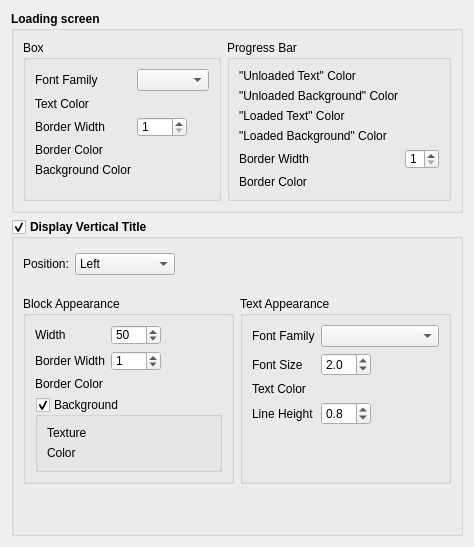
      <widget class="QWidget" name="tab_Misc">
       <attribute name="title">
        <string>Misc</string>
       </attribute>
       <layout class="QVBoxLayout" name="verticalLayout_4">
        <item>
         <widget class="QGroupBox" name="groupBox_LoadingBar">
          <property name="font">
           <font>
            <weight>75</weight>
            <bold>true</bold>
           </font>
          </property>
          <property name="title">
           <string>Loading screen</string>
          </property>
          <layout class="QHBoxLayout" name="horizontalLayout_2">
           <item>
            <widget class="QGroupBox" name="groupBox_Box">
             <property name="font">
              <font>
               <weight>50</weight>
               <bold>false</bold>
              </font>
             </property>
             <property name="title">
              <string>Box</string>
             </property>
             <layout class="QHBoxLayout" name="horizontalLayout_3">
              <item>
               <layout class="QFormLayout" name="formLayout_2">
                <property name="fieldGrowthPolicy">
                 <enum>QFormLayout::AllNonFixedFieldsGrow</enum>
                </property>
                <item row="0" column="0">
                 <widget class="QLabel" name="label_Box_FontFamily">
                  <property name="text">
                   <string>Font Family</string>
                  </property>
                 </widget>
                </item>
                <item row="1" column="0">
                 <widget class="QLabel" name="label_Box_TextColor">
                  <property name="text">
                   <string>Text Color</string>
                  </property>
                 </widget>
                </item>
                <item row="1" column="1">
                 <widget class="CColorPicker" name="cColorPicker_Box_TextColor"/>
                </item>
                <item row="3" column="0">
                 <widget class="QLabel" name="label_Box_BorderWidth">
                  <property name="text">
                   <string>Border Width</string>
                  </property>
                 </widget>
                </item>
                <item row="3" column="1">
                 <widget class="QSpinBox" name="spinBox_Box_BorderWidth">
                  <property name="maximumSize">
                   <size>
                    <width>50</width>
                    <height>20</height>
                   </size>
                  </property>
                  <property name="minimum">
                   <number>1</number>
                  </property>
                  <property name="maximum">
                   <number>9</number>
                  </property>
                  <property name="value">
                   <number>1</number>
                  </property>
                 </widget>
                </item>
                <item row="4" column="0">
                 <widget class="QLabel" name="label_Box_BorderColor">
                  <property name="text">
                   <string>Border Color</string>
                  </property>
                 </widget>
                </item>
                <item row="4" column="1">
                 <widget class="CColorPicker" name="cColorPicker_Box_BorderColor"/>
                </item>
                <item row="5" column="0">
                 <widget class="QLabel" name="label_Box_BackgroundColor">
                  <property name="text">
                   <string>Background Color</string>
                  </property>
                 </widget>
                </item>
                <item row="5" column="1">
                 <widget class="CColorPicker" name="cColorPicker_Box_BackgroundColor"/>
                </item>
                <item row="0" column="1">
                 <widget class="QComboBox" name="comboBox_Box_FontFamily"/>
                </item>
               </layout>
              </item>
             </layout>
            </widget>
           </item>
           <item>
            <widget class="QGroupBox" name="groupBox_ProgressBar">
             <property name="font">
              <font>
               <weight>50</weight>
               <bold>false</bold>
              </font>
             </property>
             <property name="title">
              <string>Progress Bar</string>
             </property>
             <layout class="QHBoxLayout" name="horizontalLayout_4">
              <item>
               <layout class="QFormLayout" name="formLayout_3">
                <property name="fieldGrowthPolicy">
                 <enum>QFormLayout::AllNonFixedFieldsGrow</enum>
                </property>
                <item row="0" column="0">
                 <widget class="QLabel" name="label_ProgressBar_UnloadedTextColor">
                  <property name="text">
                   <string>&quot;Unloaded Text&quot; Color</string>
                  </property>
                 </widget>
                </item>
                <item row="0" column="1">
                 <widget class="CColorPicker" name="cColorPicker_ProgressBar_UnloadedTextColor"/>
                </item>
                <item row="1" column="0">
                 <widget class="QLabel" name="label_ProgressBar_UnloadedBackgroundColor">
                  <property name="text">
                   <string>&quot;Unloaded Background&quot; Color</string>
                  </property>
                 </widget>
                </item>
                <item row="1" column="1">
                 <widget class="CColorPicker" name="cColorPicker_ProgressBar_UnloadedBackgroundColor"/>
                </item>
                <item row="2" column="0">
                 <widget class="QLabel" name="label_ProgressBar_LoadedTextColor">
                  <property name="text">
                   <string>&quot;Loaded Text&quot; Color</string>
                  </property>
                 </widget>
                </item>
                <item row="2" column="1">
                 <widget class="CColorPicker" name="cColorPicker_ProgressBar_LoadedTextColor"/>
                </item>
                <item row="3" column="0">
                 <widget class="QLabel" name="label_ProgressBar_LoadedBackgroundColor">
                  <property name="text">
                   <string>&quot;Loaded Background&quot; Color</string>
                  </property>
                 </widget>
                </item>
                <item row="3" column="1">
                 <widget class="CColorPicker" name="cColorPicker_ProgressBar_LoadedBackgroundColor"/>
                </item>
                <item row="4" column="0">
                 <widget class="QLabel" name="label_ProgressBar_BorderWidth">
                  <property name="text">
                   <string>Border Width</string>
                  </property>
                 </widget>
                </item>
                <item row="4" column="1">
                 <widget class="QSpinBox" name="spinBox_ProgressBar_BorderWidth">
                  <property name="maximumSize">
                   <size>
                    <width>50</width>
                    <height>20</height>
                   </size>
                  </property>
                  <property name="minimum">
                   <number>1</number>
                  </property>
                  <property name="maximum">
                   <number>9</number>
                  </property>
                  <property name="value">
                   <number>1</number>
                  </property>
                 </widget>
                </item>
                <item row="5" column="0">
                 <widget class="QLabel" name="label_ProgressBar_BorderColor">
                  <property name="text">
                   <string>Border Color</string>
                  </property>
                 </widget>
                </item>
                <item row="5" column="1">
                 <widget class="CColorPicker" name="cColorPicker_ProgressBar_BorderColor"/>
                </item>
               </layout>
              </item>
             </layout>
            </widget>
           </item>
          </layout>
         </widget>
        </item>
        <item>
         <widget class="QGroupBox" name="groupBox_VTitle">
          <property name="font">
           <font>
            <weight>75</weight>
            <bold>true</bold>
           </font>
          </property>
          <property name="title">
           <string>Display Vertical Title</string>
          </property>
          <property name="checkable">
           <bool>true</bool>
          </property>
          <layout class="QVBoxLayout" name="verticalLayout_9">
           <item>
            <layout class="QFormLayout" name="formLayout_5">
             <property name="fieldGrowthPolicy">
              <enum>QFormLayout::AllNonFixedFieldsGrow</enum>
             </property>
             <property name="topMargin">
              <number>5</number>
             </property>
             <property name="bottomMargin">
              <number>15</number>
             </property>
             <item row="1" column="0">
              <widget class="QLabel" name="label_VTitle_Position">
               <property name="font">
                <font>
                 <weight>50</weight>
                 <bold>false</bold>
                </font>
               </property>
               <property name="text">
                <string>Position:</string>
               </property>
              </widget>
             </item>
             <item row="1" column="1">
              <widget class="QComboBox" name="comboBox_VTitle_Position">
               <property name="maximumSize">
                <size>
                 <width>100</width>
                 <height>16777215</height>
                </size>
               </property>
               <property name="font">
                <font>
                 <weight>50</weight>
                 <bold>false</bold>
                </font>
               </property>
               <item>
                <property name="text">
                 <string>Left</string>
                </property>
               </item>
              </widget>
             </item>
            </layout>
           </item>
           <item>
            <layout class="QHBoxLayout" name="horizontalLayout">
             <item>
              <widget class="QGroupBox" name="groupBox_VTitleBloc_Appeareance">
               <property name="font">
                <font>
                 <weight>50</weight>
                 <bold>false</bold>
                </font>
               </property>
               <property name="title">
                <string>Block Appearance</string>
               </property>
               <layout class="QVBoxLayout" name="verticalLayout_6">
                <item>
                 <layout class="QFormLayout" name="formLayout">
                  <property name="fieldGrowthPolicy">
                   <enum>QFormLayout::AllNonFixedFieldsGrow</enum>
                  </property>
                  <item row="0" column="0">
                   <widget class="QLabel" name="label_VTitle_Width">
                    <property name="text">
                     <string>Width</string>
                    </property>
                   </widget>
                  </item>
                  <item row="0" column="1">
                   <widget class="QSpinBox" name="spinBox_VTitleBlock_Width">
                    <property name="maximumSize">
                     <size>
                      <width>50</width>
                      <height>20</height>
                     </size>
                    </property>
                    <property name="minimum">
                     <number>20</number>
                    </property>
                    <property name="maximum">
                     <number>499</number>
                    </property>
                    <property name="value">
                     <number>50</number>
                    </property>
                   </widget>
                  </item>
                  <item row="1" column="0">
                   <widget class="QLabel" name="label_VTitle_BorderWidth">
                    <property name="text">
                     <string>Border Width</string>
                    </property>
                   </widget>
                  </item>
                  <item row="1" column="1">
                   <widget class="QSpinBox" name="spinBox_VTitleBlock_BorderWidth">
                    <property name="maximumSize">
                     <size>
                      <width>50</width>
                      <height>20</height>
                     </size>
                    </property>
                    <property name="minimum">
                     <number>0</number>
                    </property>
                    <property name="maximum">
                     <number>9</number>
                    </property>
                    <property name="value">
                     <number>1</number>
                    </property>
                   </widget>
                  </item>
                  <item row="2" column="0">
                   <widget class="QLabel" name="label_VTitle_BorderColor">
                    <property name="text">
                     <string>Border Color</string>
                    </property>
                   </widget>
                  </item>
                  <item row="2" column="1">
                   <widget class="CColorPicker" name="cColorPicker_VTitleBlock_BorderColor"/>
                  </item>
                 </layout>
                </item>
                <item>
                 <widget class="QGroupBox" name="groupBox_VTitleBlock_Background">
                  <property name="title">
                   <string>Background</string>
                  </property>
                  <property name="checkable">
                   <bool>true</bool>
                  </property>
                  <layout class="QHBoxLayout" name="horizontalLayout_7">
                   <item>
                    <layout class="QFormLayout" name="formLayout_8">
                     <property name="fieldGrowthPolicy">
                      <enum>QFormLayout::AllNonFixedFieldsGrow</enum>
                     </property>
                     <item row="0" column="0">
                      <widget class="QLabel" name="label_VTitle_BackgroundTexture">
                       <property name="text">
                        <string>Texture</string>
                       </property>
                      </widget>
                     </item>
                     <item row="0" column="1">
                      <widget class="CImagePicker" name="cImagePicker_VTitle_BackgroundTexture"/>
                     </item>
                     <item row="1" column="0">
                      <widget class="QLabel" name="label_VTitle_BackgroundColor">
                       <property name="text">
                        <string>Color</string>
                       </property>
                      </widget>
                     </item>
                     <item row="1" column="1">
                      <widget class="CColorPicker" name="cColorPicker_VTitle_BackgroundColor"/>
                     </item>
                    </layout>
                   </item>
                  </layout>
                 </widget>
                </item>
               </layout>
              </widget>
             </item>
             <item>
              <widget class="QGroupBox" name="groupBox_VTitle_TextAppearance">
               <property name="font">
                <font>
                 <weight>50</weight>
                 <bold>false</bold>
                </font>
               </property>
               <property name="title">
                <string>Text Appearance</string>
               </property>
               <layout class="QVBoxLayout" name="verticalLayout_8">
                <item>
                 <layout class="QFormLayout" name="formLayout_4">
                  <property name="fieldGrowthPolicy">
                   <enum>QFormLayout::AllNonFixedFieldsGrow</enum>
                  </property>
                  <item row="2" column="0">
                   <widget class="QLabel" name="label_VTitle_TextColor">
                    <property name="text">
                     <string>Text Color</string>
                    </property>
                   </widget>
                  </item>
                  <item row="2" column="1">
                   <widget class="CColorPicker" name="cColorPicker_VTitleText_TextColor"/>
                  </item>
                  <item row="5" column="0">
                   <widget class="QLabel" name="label_VTitle_LineHeight">
                    <property name="text">
                     <string>Line Height</string>
                    </property>
                   </widget>
                  </item>
                  <item row="5" column="1">
                   <widget class="QDoubleSpinBox" name="doubleSpinBox_VTitle_LineHeight">
                    <property name="maximumSize">
                     <size>
                      <width>50</width>
                      <height>16777215</height>
                     </size>
                    </property>
                    <property name="decimals">
                     <number>1</number>
                    </property>
                    <property name="minimum">
                     <double>0.500000000000000</double>
                    </property>
                    <property name="maximum">
                     <double>3.000000000000000</double>
                    </property>
                    <property name="singleStep">
                     <double>0.100000000000000</double>
                    </property>
                    <property name="value">
                     <double>0.800000000000000</double>
                    </property>
                   </widget>
                  </item>
                  <item row="0" column="0">
                   <widget class="QLabel" name="label_VTitle_FontFamily">
                    <property name="text">
                     <string>Font Family</string>
                    </property>
                   </widget>
                  </item>
                  <item row="1" column="0">
                   <widget class="QLabel" name="label_VTitle_FontSize">
                    <property name="text">
                     <string>Font Size</string>
                    </property>
                   </widget>
                  </item>
                  <item row="0" column="1">
                   <widget class="QComboBox" name="comboBox_VTitleText_FontFamily"/>
                  </item>
                  <item row="1" column="1">
                   <widget class="QDoubleSpinBox" name="doubleSpinBox_VTitle_FontSize">
                    <property name="maximumSize">
                     <size>
                      <width>50</width>
                      <height>16777215</height>
                     </size>
                    </property>
                    <property name="decimals">
                     <number>1</number>
                    </property>
                    <property name="minimum">
                     <double>0.500000000000000</double>
                    </property>
                    <property name="maximum">
                     <double>5.000000000000000</double>
                    </property>
                    <property name="singleStep">
                     <double>0.100000000000000</double>
                    </property>
                    <property name="value">
                     <double>2.000000000000000</double>
                    </property>
                   </widget>
                  </item>
                 </layout>
                </item>
               </layout>
              </widget>
             </item>
            </layout>
           </item>
           <item>
            <spacer name="verticalSpacer">
             <property name="orientation">
              <enum>Qt::Vertical</enum>
             </property>
             <property name="sizeHint" stdset="0">
              <size>
               <width>20</width>
               <height>40</height>
              </size>
             </property>
            </spacer>
           </item>
          </layout>
         </widget>
        </item>
       </layout>
      </widget>
